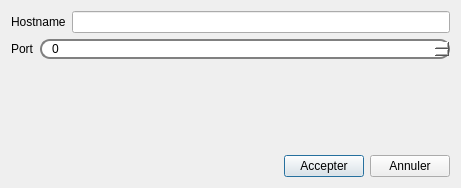
<?xml version="1.0" encoding="UTF-8"?>
<ui version="4.0">
 <class>DuMessangerConnectionDialog</class>
 <widget class="QDialog" name="DuMessangerConnectionDialog">
  <property name="geometry">
   <rect>
    <x>0</x>
    <y>0</y>
    <width>461</width>
    <height>188</height>
   </rect>
  </property>
  <property name="windowTitle">
   <string>Dialog</string>
  </property>
  <layout class="QVBoxLayout" name="verticalLayout">
   <item>
    <layout class="QHBoxLayout" name="horizontalLayout">
     <item>
      <widget class="QLabel" name="label">
       <property name="text">
        <string>Hostname</string>
       </property>
      </widget>
     </item>
     <item>
      <widget class="QLineEdit" name="hostname"/>
     </item>
    </layout>
   </item>
   <item>
    <layout class="QFormLayout" name="formLayout">
     <item row="0" column="0">
      <widget class="QLabel" name="label_2">
       <property name="text">
        <string>Port</string>
       </property>
      </widget>
     </item>
     <item row="0" column="1">
      <widget class="QSpinBox" name="port">
       <property name="styleSheet">
        <string notr="true">
    border: 2px solid gray;

    border-radius: 10px;

    padding: 0 8px;

    background: white;

    selection-background-color: darkgray;
</string>
       </property>
       <property name="maximum">
        <number>999999999</number>
       </property>
      </widget>
     </item>
    </layout>
   </item>
   <item>
    <layout class="QHBoxLayout" name="horizontalLayout_2">
     <item>
      <spacer name="horizontalSpacer">
       <property name="orientation">
        <enum>Qt::Horizontal</enum>
       </property>
       <property name="sizeHint" stdset="0">
        <size>
         <width>40</width>
         <height>20</height>
        </size>
       </property>
      </spacer>
     </item>
     <item>
      <widget class="QPushButton" name="accepter">
       <property name="text">
        <string>Accepter</string>
       </property>
      </widget>
     </item>
     <item>
      <widget class="QPushButton" name="annuler">
       <property name="text">
        <string>Annuler</string>
       </property>
      </widget>
     </item>
    </layout>
   </item>
  </layout>
 </widget>
 <resources/>
 <connections/>
</ui>
